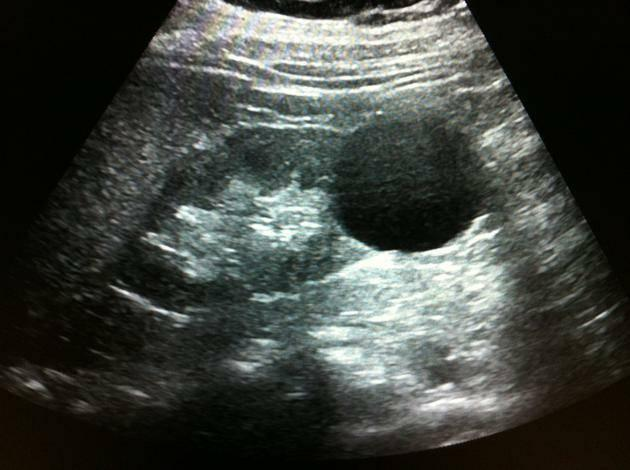
#> input picture images/im2.jpg, 630 x 470 px
$ python seg.py   (older library calls are emulated)
#> lines starting #> are read from the running program, lines starting #| are printed output that depends on the picture; after the words box and inside, x2 and y2 are one past the last pixel; in counts of white or black regions, pixels touching at a corner belong together
# -*- coding: utf-8 -*-
"""
Created on Sun Nov  8 15:55:25 2020

@author: nasrin akter
"""

import cv2 as cv
import numpy as np
import cv2
import matplotlib.pyplot as plt


# Load original image
originalImage = cv.imread("images/im2.jpg")
#> originalImage is the input picture: shape (470, 630, 3); mean B, G, R 62.7, 68.1, 64
originalImage = cv.cvtColor(originalImage, cv.COLOR_BGR2RGB)
reshapedImage = np.float32(originalImage.reshape(-1, 3))
numberOfClusters = 2

stopCriteria = (cv.TERM_CRITERIA_EPS + cv.TERM_CRITERIA_MAX_ITER, 100, 0.1)

ret, labels, clusters = cv.kmeans(reshapedImage, numberOfClusters, None, stopCriteria, 10, cv.KMEANS_RANDOM_CENTERS)
#> ret = 992040383; clusters = [[158.9, 168.4, 162.9], [29.88, 32.03, 26.6]]

clusters = np.uint8(clusters)
#> clusters = [[158, 168, 162], [29, 32, 26]]

intermediateImage = clusters[labels.flatten()]
clusteredImage = intermediateImage.reshape((originalImage.shape))
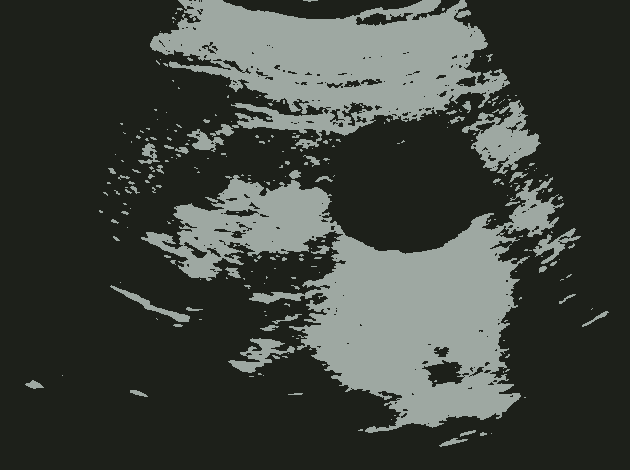
#> clusteredImage: shape (470, 630, 3); mean R, G, B 63.1, 68, 62

cv.imwrite("clusteredImage.jpg", clusteredImage)

# Remove 1 cluster from image and apply canny edge detection
removedCluster = 1


params = cv2.SimpleBlobDetector_Params()

# Define thresholds
#Can define thresholdStep. See documentation.
params.minThreshold = 10
params.maxThreshold = 87

# Filter by Area.
params.filterByArea = True
params.minArea = 150
params.maxArea = 50000

# Filter by Color (black=0)
params.filterByColor = True  #Set true for cast_iron as we'll be detecting black regions
params.blobColor = 0

# Filter by Circularity
params.filterByCircularity = True
params.minCircularity = 0.2
params.maxCircularity = 3

# Filter by Convexity
params.filterByConvexity = True
params.minConvexity = 0.01
params.maxConvexity = 4

# Filter by InertiaRatio
params.filterByInertia = True
params.minInertiaRatio = 0.01
params.maxInertiaRatio = 4

# Distance Between Blobs
params.minDistBetweenBlobs = .1

# Setup the detector with parameters
ver = (cv2.__version__).split('.')
if int(ver[0]) < 3 :
	detector = cv2.SimpleBlobDetector(params)
else :
	detector = cv2.SimpleBlobDetector_create(params)

# Detect blobs
keypoints = detector.detect(originalImage)
#> keypoints = 3 keypoints; (x, y, size): (424, 176, 154.5), (253, 159, 26.2), (373, 19, 18.2)

print("Number of cyst detected are : ", len(keypoints))
#| Number of cyst detected are :  3

# Draw blobs
img_with_blobs = cv2.drawKeypoints(originalImage, keypoints, np.array([]), (0,0,255), cv2.DRAW_MATCHES_FLAGS_DRAW_RICH_KEYPOINTS)
plt.imshow(img_with_blobs)


img_with_blobs = np.copy(originalImage).reshape((-1, 3))
img_with_blobs[labels.flatten() == removedCluster] = [0, 0, 0]

img_with_blobs = cv.Canny(img_with_blobs,100,200).reshape(originalImage.shape)
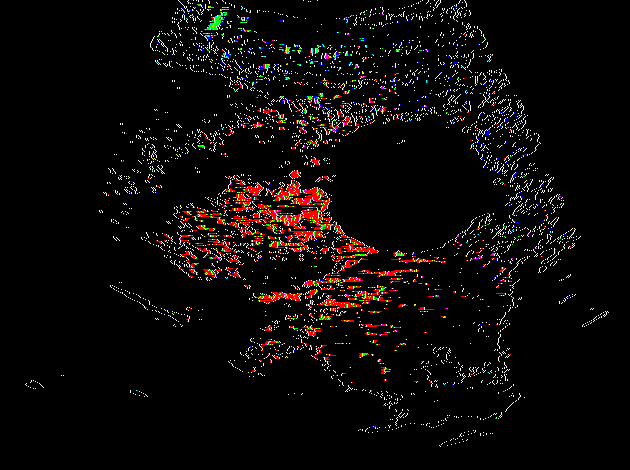
#> img_with_blobs: shape (470, 630, 3); mean R, G, B 12.5, 8.5, 7.8
cv.imshow("cannyImage.jpg", img_with_blobs)
cv.waitKey()
cv.destroyAllWindows()

initialContoursImage = np.copy(img_with_blobs)
imgray = cv.cvtColor(initialContoursImage, cv.COLOR_BGR2GRAY)
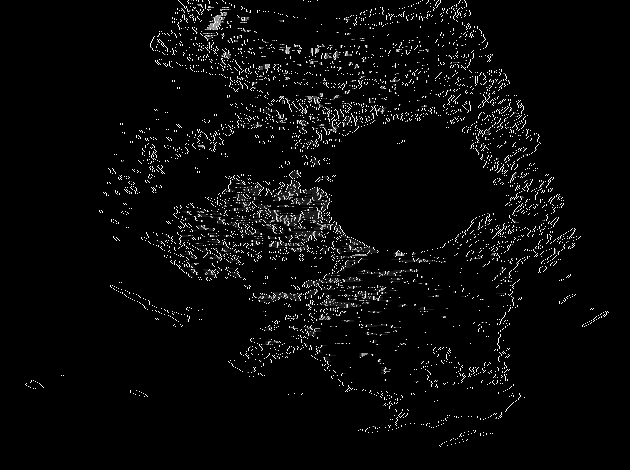
#> imgray: shape (470, 630); min 0, max 255, mean 8.7
_, thresh = cv.threshold(imgray, 50, 255, 0)
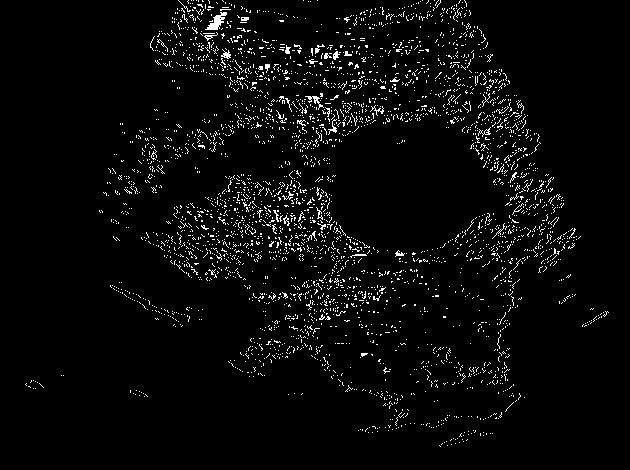
#> thresh: shape (470, 630); 3.7% white in thin lines or dots, all inside (x1, y1, x2, y2) = (25, 0, 609, 447)
contours, hierarchy = cv.findContours(thresh, cv.RETR_TREE, cv.CHAIN_APPROX_SIMPLE)
#> contours = 3484 contours, 3477 with area under 20; largest, box (x1, y1, x2, y2) and area: (205, 12, 227, 30) 133, (305, 96, 324, 110) 38, (221, 49, 231, 59) 33, (333, 51, 340, 60) 25, (478, 127, 491, 137) 24, (204, 32, 218, 41) 22, (285, 45, 291, 54) 20
cv.drawContours(initialContoursImage, contours, -1, (0,0,255), cv.CHAIN_APPROX_SIMPLE)
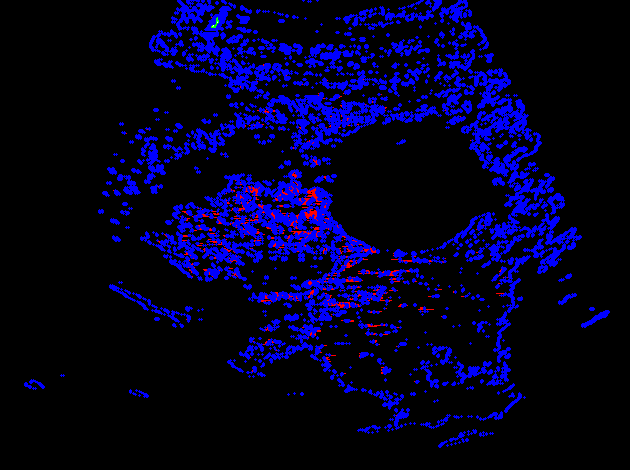
#> initialContoursImage: shape (470, 630, 3); 13.71% of pixels changed, all inside (x1, y1, x2, y2) = (24, 0, 610, 448)
cv.imshow("initialContoursImage.jpg", initialContoursImage)
cv.waitKey()
cv.destroyAllWindows()


cnt = contours[0]
#> cnt = [[447, 445]]
largest_area=0
index = 0
for contour in contours:
    if index > 0:
        area = cv.contourArea(contour)
        if (area>largest_area):
            largest_area=area
            cnt = contours[index]
    index = index + 1
#> this loop made 3484 passes
#> after the loop, cnt = contour of 49 points, box (x1, y1, x2, y2) (205, 12, 227, 30), area 133; index = 3484; largest_area = 133

biggestContourImage = np.copy(originalImage)
cv.drawContours(biggestContourImage, [cnt], -1, (0,0,255), 3)
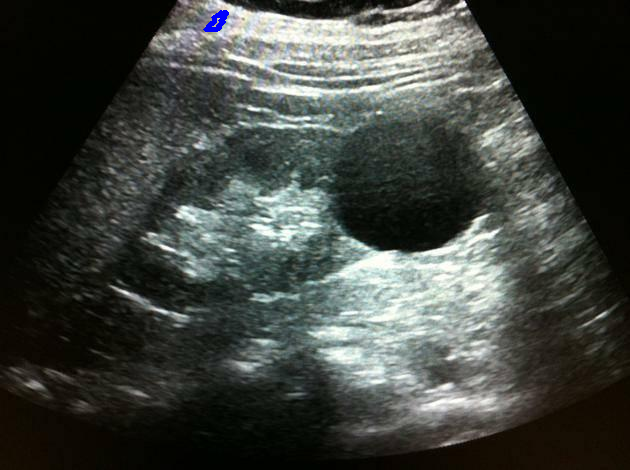
#> biggestContourImage: shape (470, 630, 3); mean R, G, B 63.8, 67.9, 62.8
cv.imshow("biggestContourImage.jpg", biggestContourImage)
cv.waitKey()
cv.destroyAllWindows()
